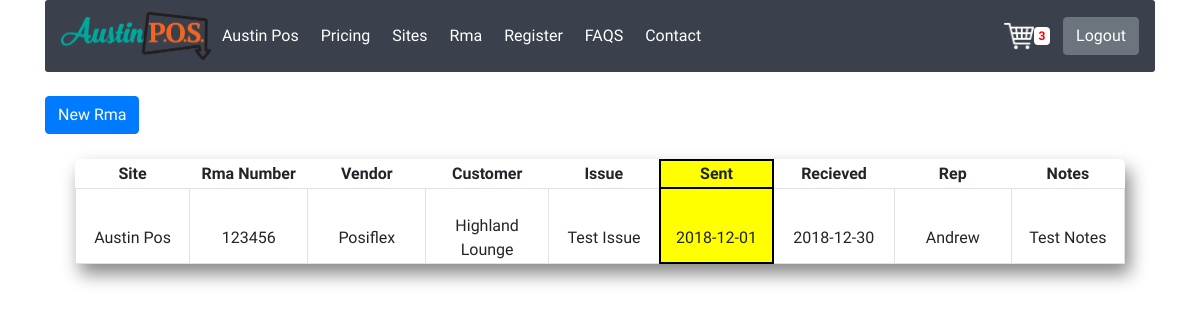
The page /rma (signed in) on the database as committed earlier.
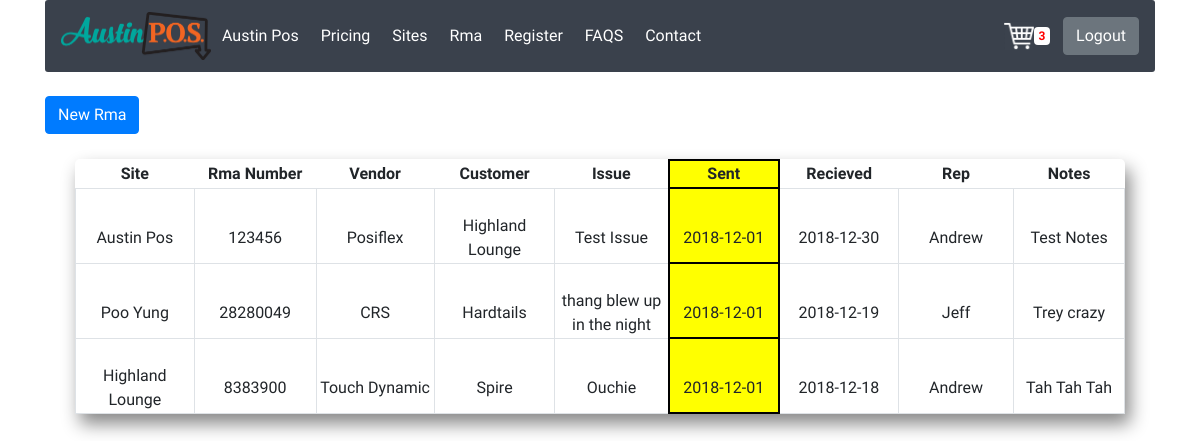
The same page on the database as committed later.
### austinpos/models.py (models this page shows, shortened)
class User(db.Model, UserMixin):
    id = db.Column(db.Integer, primary_key=True)
    site = db.Column(db.String())
    username = db.Column(db.String(20), unique=True, nullable=False)
    email = db.Column(db.String(100), unique=True, nullable=False)
    password = db.Column(db.String(60), nullable=False)
    adminstatus = db.Column(db.Boolean)
    sitelink = db.Column(db.Integer, db.ForeignKey('sites.id'))

class Rma(db.Model):
    id = db.Column(db.Integer, primary_key=True)
    site = db.Column(db.String(60), nullable=False)
    rmanumber = db.Column(db.String(50), unique=True, nullable=False)
    Vendor = db.Column(db.String(50), nullable=False)
    Customer = db.Column(db.String(100), nullable = False)
    Issue = db.Column(db.Text())
    Date_Sent = db.Column(db.String(50), nullable=False)
    Date_Received = db.Column(db.String(50))
    Rep = db.Column(db.String(50))
    Notes = db.Column(db.Text())

### austinpos/routes.py (the view)
@app.route('/rma', methods=['GET', 'POST'])
@login_required
def rma():
    rmas = Rma.query.all()
    return render_template('rma.html', name = 'rma', info=rmas)

### austinpos/models.py (called while the page is built)
@login_manager.user_loader
def load_user(user_id):
    return User.query.get(int(user_id))

### austinpos/routes.py (called while the page is built)
@app.context_processor
def inject_badge_length():
    badge_length = 3
    return {'BADGE_LENGTH' : badge_length}

### austinpos/templates/rma.html (shortened to what this page needs)
{% extends 'base.html' %}
{% block content %}
<form class="" action="{{ url_for('createrma') }}">
  <button class="btn btn-primary" type="submit" name="button">New Rma</button>
</form>
<div class="container" >
  <div class="col-sm-12" style="padding-bottom:50px;padding-bottom:50px;">
    <table class='rma' style="border-top-left-radius:5px; border-top-right-radius:5px; box-shadow: 5px 10px 18px #888888 !important;">
      <thead>
        <th>Site</th>
        <th>Rma Number</th>
        <th>Vendor</th>
        <th>Customer</th>
        <th>Issue</th>
        <th style="background-color:yellow; border: solid black 2px !important;">Sent</th>
        <th>Recieved</th>
        <th>Rep</th>
        <th>Notes</th>
      </thead>
      {% for data in info %}
        <tr class="siterma">
          <td class='border'style='width:150px;'>{{data.site}}</td>
          <td class='border'style='width:150px;'>{{data.rmanumber}}</td>
          <td class='border'style='width:150px;'>{{data.Vendor}}</td>
          <td class='border'style='width:150px;'>{{data.Customer}}</td>
          <td class='border'style='width:150px;'>{{data.Issue}}</td>
          <td class='border' style='background-color:yellow; border:solid black 2px !important; width:150px;'>{{data.Date_Sent}}</td>
          <td class='border'style='width:150px;'>{{data.Date_Received}}</td>
          <td class='border'style='width:150px;'>{{data.Rep}}</td>
          <td class='border'style='width:150px;'>{{data.Notes}}</td>
        </tr>
      {% endfor %}
    </table>
  </div>
</div>
{% endblock content %}

### austinpos/templates/base.html (shortened to what this page needs)
<!DOCTYPE html>
<html lang="en">
  <head>
    <link rel="stylesheet" href="https://stackpath.bootstrapcdn.com/bootstrap/4.1.3/css/bootstrap.min.css">
    <link rel="stylesheet" href="{{url_for('static', filename='base.css')}}">
  </head>
  <body {%block border%} {%endblock%}>
    <div class="container">
      {% if current_user.adminstatus == 1 %}
        <nav class="navbar navbar-expand-lg navbar-light" style="background-color:#3a414c;">
          <a class="navbar-left" href="#"><img src="{{url_for('static',filename = 'images/Austin_POS_Logo.png')}}" alt="apos_logo" style="width: 150px"></a>
          <div class="collapse navbar-collapse" id="navbarSupportedContent" {%block tabby%}{%endblock tabby%}>
            <ul class="navbar-nav mr-auto">
              {% if current_user.is_authenticated %}
                <li class='nav-item'>
                  <a class="nav-link"href="{{url_for('dash')}}">{{ current_user.site }}</a>
                </li>
              {% endif %}
              <li class="nav-item">
                <a class="nav-link"href="{{ url_for('pricing')}}">Pricing</a>
              </li>
              <li class="nav-item">
                <a class="nav-link"href="{{ url_for('sites') }}">Sites</a>
              </li>
              <li class="nav-item">
                <a class="nav-link" href="{{ url_for('rma')}}">Rma</a>
              </li>
              <li class="nav-item">
                <a class="nav-link" href="{{ url_for('register') }}">Register</a>
              </li>
              <li class="nav-item">
                <a class="nav-link" href="{{url_for('faqs')}}">FAQS</a>
              </li>
              <li class="nav-item">
                <a class="nav-link" href="{{url_for('contact')}}">Contact</a>
              </li>
            </ul>
              <a class = "carty-btn" href="#"><img src="{{url_for('static',filename = 'images/carty.png')}}"alt="cart_logo" style="width: 30px"><strong><span style="color:Red; background-color:white;"class='badge' id='cartbadge'>{{ BADGE_LENGTH }}</span></strong></a>
              <button class="btn btn-secondary my-2 my-sm-0" type="submit"><a style="color:white;" href="{{url_for('logout')}}">Logout</a></button>
          </div>
        </nav>
      {% endif %}
    </div>
    <div class="container">
      <br>
      {% block content %}{% endblock content %}
    </div>
  </body>
</html>

### austinpos/static/base.css (style rules this page uses)
html, body { font-family: 'Catamaran', sans-serif; font-weight: 500; }
.nav-link { color: white !important; margin: 3px; }
.rma { margin-top: 25px; }
.rma th { text-align: center; }
.rma td { text-align: center; }
.border { padding-top: 25px; }
.navbar { border-radius: 3px; }
.carty-btn { margin: 13px; }

Rows that differ between the two databases and show on the page:
added Rma: site "Poo Yung", rmanumber "28280049", Vendor "CRS", Customer "Hardtails", Issue "thang blew up in the night", Date_Sent "2018-12-01", Date_Received "2018-12-19", Rep "Jeff", Notes "Trey crazy"
added Rma: site "Highland Lounge", rmanumber "8383900", Vendor "Touch Dynamic", Customer "Spire", Issue "Ouchie", Date_Sent "2018-12-01", Date_Received "2018-12-18", Rep "Andrew", Notes "Tah Tah Tah"
